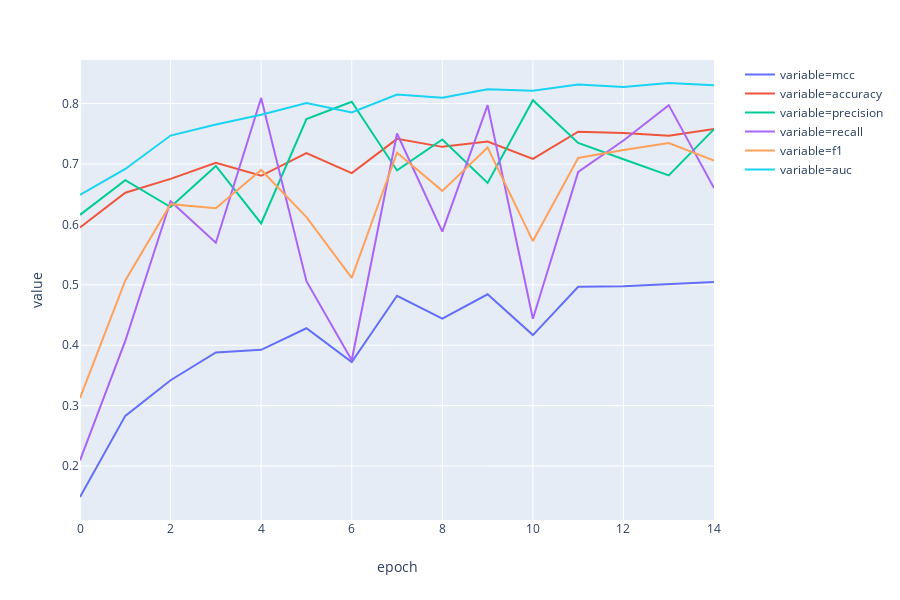

The cell this chart's notebook holds for it:
### Code cell
metrics = pd.read_csv("../logs/metrics_normalized_short.csv")
metrics['epoch'] = metrics.index.values
metrics_melt = metrics.melt(id_vars='epoch', value_vars=['mcc', 'accuracy', 'precision', 'recall', 'f1', 'auc'])
fig = px.line(metrics_melt, x='epoch' , y='value' , color='variable')
fig.show()

### Figure 1 — Plotly figure (JSON) as saved in the notebook; plotly's stock layout.template omitted (floating-point values rounded to 4 significant figures)
{"data": [{"hoverlabel": {"namelength": 0}, "hovertemplate": "variable=mcc<br>epoch=%{x}<br>value=%{y}", "legendgroup": "variable=mcc", "line": {"color": "#636efa", "dash": "solid"}, "mode": "lines", "name": "variable=mcc", "showlegend": true, "type": "scatter", "x": [0, 1, 2, 3, 4, 5, 6, 7, 8, 9, 10, 11, 12, 13, 14], "xaxis": "x", "y": [0.1488, 0.2831, 0.342, 0.388, 0.3923, 0.4281, 0.3721, 0.4819, 0.4439, 0.4842, 0.4168, 0.4966, 0.4976, 0.5008, 0.5048], "yaxis": "y"}, {"hoverlabel": {"namelength": 0}, "hovertemplate": "variable=accuracy<br>epoch=%{x}<br>value=%{y}", "legendgroup": "variable=accuracy", "line": {"color": "#EF553B", "dash": "solid"}, "mode": "lines", "name": "variable=accuracy", "showlegend": true, "type": "scatter", "x": [0, 1, 2, 3, 4, 5, 6, 7, 8, 9, 10, 11, 12, 13, 14], "xaxis": "x", "y": [0.595, 0.6524, 0.6753, 0.7018, 0.6804, 0.718, 0.6848, 0.7415, 0.7283, 0.7371, 0.7084, 0.7533, 0.7511, 0.7467, 0.7577], "yaxis": "y"}, {"hoverlabel": {"namelength": 0}, "hovertemplate": "variable=precision<br>epoch=%{x}<br>value=%{y}", "legendgroup": "variable=precision", "line": {"color": "#00cc96", "dash": "solid"}, "mode": "lines", "name": "variable=precision", "showlegend": true, "type": "scatter", "x": [0, 1, 2, 3, 4, 5, 6, 7, 8, 9, 10, 11, 12, 13, 14], "xaxis": "x", "y": [0.6158, 0.6731, 0.6287, 0.6967, 0.6015, 0.7744, 0.8029, 0.6892, 0.7405, 0.6685, 0.8055, 0.7348, 0.7079, 0.681, 0.7577], "yaxis": "y"}, {"hoverlabel": {"namelength": 0}, "hovertemplate": "variable=recall<br>epoch=%{x}<br>value=%{y}", "legendgroup": "variable=recall", "line": {"color": "#ab63fa", "dash": "solid"}, "mode": "lines", "name": "variable=recall", "showlegend": true, "type": "scatter", "x": [0, 1, 2, 3, 4, 5, 6, 7, 8, 9, 10, 11, 12, 13, 14], "xaxis": "x", "y": [0.2094, 0.407, 0.6382, 0.5695, 0.809, 0.5059, 0.3752, 0.7504, 0.5879, 0.7973, 0.4439, 0.6868, 0.7387, 0.7973, 0.66], "yaxis": "y"}, {"hoverlabel": {"namelength": 0}, "hovertemplate": "variable=f1<br>epoch=%{x}<br>value=%{y}", "legendgroup": "variable=f1", "line": {"color": "#FFA15A", "dash": "solid"}, "mode": "lines", "name": "variable=f1", "showlegend": true, "type": "scatter", "x": [0, 1, 2, 3, 4, 5, 6, 7, 8, 9, 10, 11, 12, 13, 14], "xaxis": "x", "y": [0.3125, 0.5073, 0.6334, 0.6267, 0.69, 0.612, 0.5114, 0.7185, 0.6555, 0.7273, 0.5724, 0.71, 0.723, 0.7346, 0.7055], "yaxis": "y"}, {"hoverlabel": {"namelength": 0}, "hovertemplate": "variable=auc<br>epoch=%{x}<br>value=%{y}", "legendgroup": "variable=auc", "line": {"color": "#19d3f3", "dash": "solid"}, "mode": "lines", "name": "variable=auc", "showlegend": true, "type": "scatter", "x": [0, 1, 2, 3, 4, 5, 6, 7, 8, 9, 10, 11, 12, 13, 14], "xaxis": "x", "y": [0.649, 0.6918, 0.747, 0.7654, 0.7815, 0.8009, 0.7851, 0.8149, 0.8096, 0.8235, 0.821, 0.8315, 0.8272, 0.834, 0.8302], "yaxis": "y"}], "layout": {"height": 600, "legend": {"tracegroupgap": 0}, "margin": {"t": 60}, "xaxis": {"anchor": "y", "domain": [0, 0.98], "title": {"text": "epoch"}}, "yaxis": {"anchor": "x", "domain": [0, 1], "title": {"text": "value"}}}}
